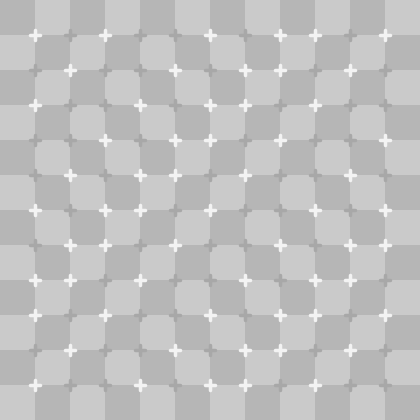
Frame 1 (no input)
Frame 60 (the mouse pressed at the canvas centre just before this capture): identical to frame 1, image omitted
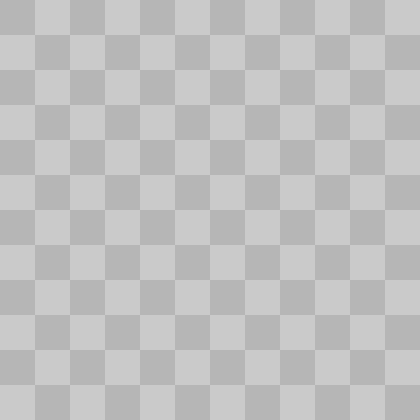
Frame 120 (the mouse held since frame 60 and released just before this capture)

The Processing sketch that drew these frames (run headless with seeded random() and noise(); from frame 60 on, the mouse is pressed at the canvas centre):

// Processing sketch: bending_chess
// ── bending_chess.pde
int d[] = {0,0,1,0,1,0,0,1,0,1,1,0,1,0,0,1,0,1,1,0,1,0,0,0,0};
boolean hidden = false;
void setup(){
  size(420,420);
}

void draw(){
  background(202);
  drawGrid();
  if(!hidden)drawCrosses();
}

void mousePressed(){
  hidden = true;
}
void mouseReleased(){
  hidden = false;
}
void drawGrid(){
  noStroke();
  fill(182);
  int step = width/6;
  int r=0;
  for(int y = 0;y<height;y+=step/2){
    int x = (r%2==0)?0:step/2;
    for(; x<width; x+=step){
      rect(x,y,step/2,step/2);
    }
    r++;
  }
}

void drawCrosses(){
  strokeWeight(3.5);
  int step = width/12;
  int change = 0;
  
  for(int y = 0 ; y < 12; y++){
    for(int x = 0 ; x < 12; x++){
      if(x==0 || y==0)continue;
      stroke((d[x+y] == 1)?243:168);
      int xx = x*step, yy=y*step;
      line(xx-5,yy,xx+5,yy);
      line(xx,yy-5,xx,yy+5);
    }
  }
}
